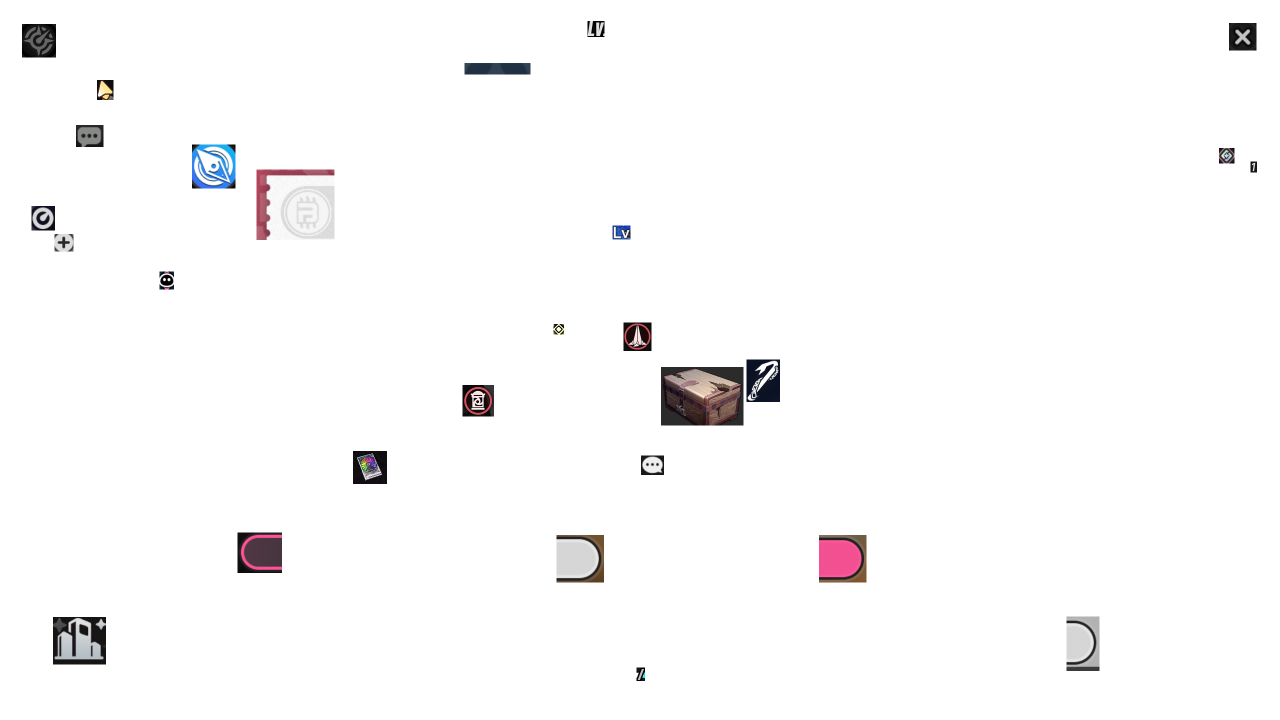
#> input picture assets/images/0.png, 2560 x 1440 px (shown at 1/2 size)
$ python -i current_char_detector.py   (imports and definitions only)
#> lines starting #> are read from the running program, lines starting #| are printed output that depends on the picture; after the words box and inside, x2 and y2 are one past the last pixel; in counts of white or black regions, pixels touching at a corner belong together
#> further down, picture is the input picture: shape (1440, 2560, 3); mean B, G, R 250.2, 249.9, 250.4
from dataclasses import dataclass
from typing import Sequence

import cv2
import numpy as np


@dataclass
class CurrentCharDetection:
    index: int
    score: float
    scores: list[float]
    accepted: bool
    strong: bool
    reason: str
    active_scores: list[float]


@dataclass(frozen=True)
class CurrentCharConfig:
    reject_score: float = 0.75
    accept_score: float = 0.45
    active_marker_score: float = 0.035
    active_marker_margin: float = 0.008
    active_marker_single_score: float = 0.10
    active_marker_shape_weight: float = 0.08
    sticky_seconds: float = 0.8


DEFAULT_CURRENT_CHAR_CONFIG = CurrentCharConfig()


# [103 lines left out: functions normalize_char_count, build_current_char_scores, detect_current_char, rank_current_char_activation_scores, current_char_shape_template, not called in this run]


def current_char_active_mask(
    image: np.ndarray,
) -> tuple[np.ndarray | None, np.ndarray | None, np.ndarray | None]:
    if image.size == 0:
        return None, None, None

    hsv = cv2.cvtColor(image, cv2.COLOR_BGR2HSV)
#> hsv: shape (1440, 2560, 3); mean H, S, V 2.8, 2.1, 250.7
    lab = cv2.cvtColor(image, cv2.COLOR_BGR2Lab).astype(np.int16)
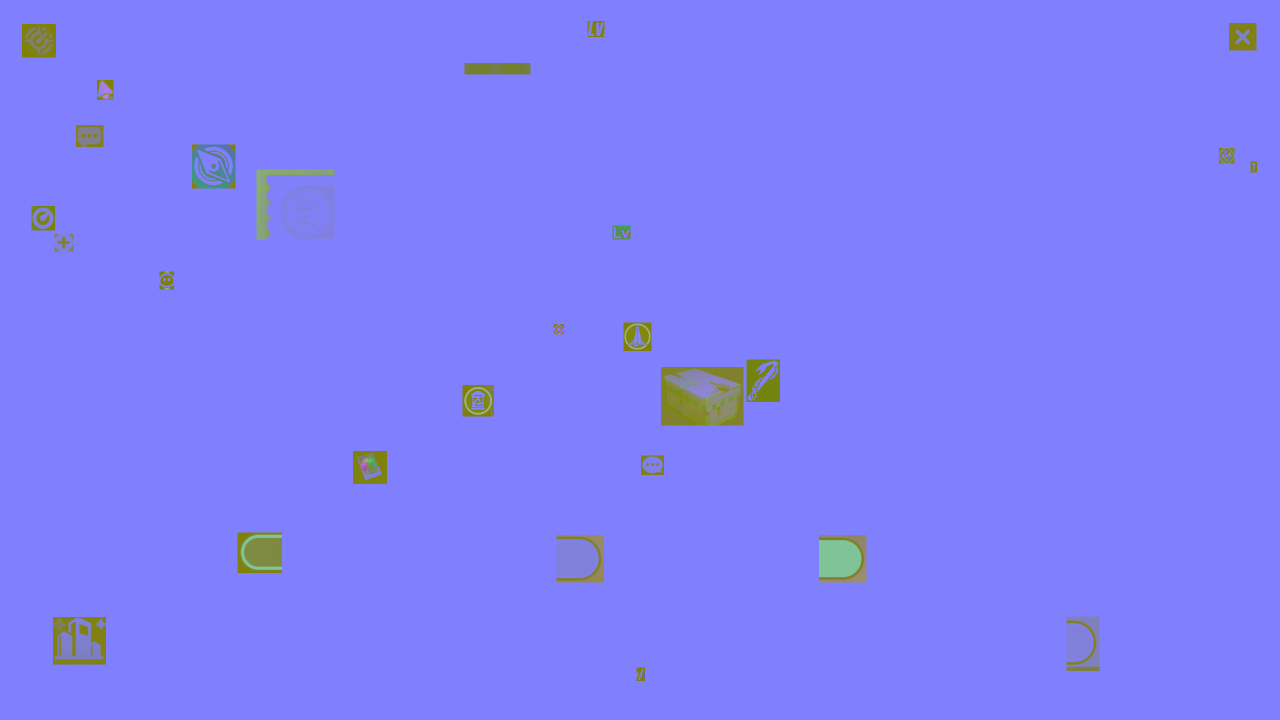
#> lab: shape (1440, 2560, 3) int16 (shown at 1/2 size); mean B, G, R 250.2, 128.3, 128
    chroma = np.sqrt((lab[:, :, 1] - 128) ** 2 + (lab[:, :, 2] - 128) ** 2)
    height, width = image.shape[:2]
#> height = 1440; width = 2560
    y_grid, x_grid = np.mgrid[:height, :width]
    roi = (
        (x_grid >= width * 0.15)
        & (x_grid <= width * 0.90)
        & (y_grid >= height * 0.15)
        & (y_grid <= height * 0.95)
    )
    hue = hsv[:, :, 0]
    active_hue = ((hue >= 18) & (hue <= 45)) | ((hue >= 148) & (hue <= 179))
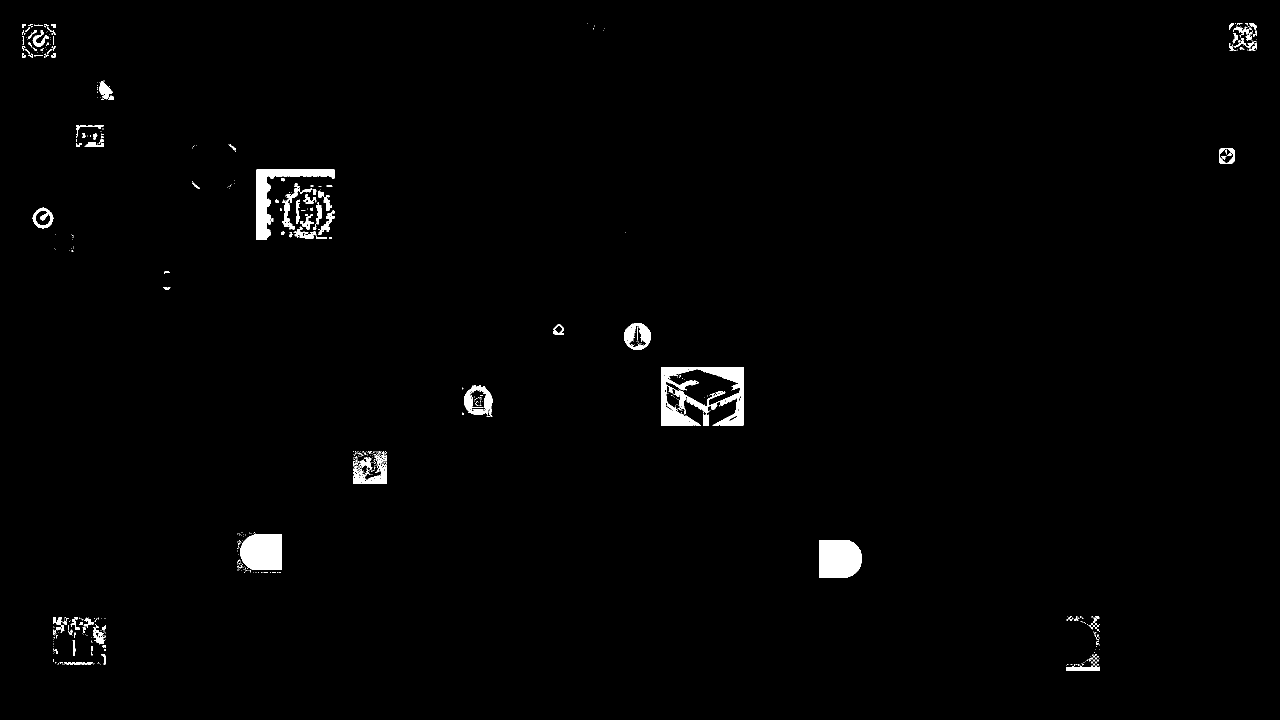
#> active_hue: shape (1440, 2560) bool (shown at 1/2 size); 1.2% white; 580 white regions (481 under 20 px), largest, box (x1, y1, x2, y2) and area: (1322, 734, 1487, 851) 9282, (1638, 1080, 1723, 1155) 5871, (481, 1069, 564, 1140) 5395
    active_mask = roi & active_hue & (hsv[:, :, 1] >= 55) & (hsv[:, :, 2] >= 65) & (chroma >= 20)
#> active_mask: shape (1440, 2560) bool; 0.38% white; 66 white regions (53 under 20 px), largest, box (x1, y1, x2, y2) and area: (1638, 1080, 1723, 1155) 5809, (513, 339, 669, 480) 4638, (481, 1069, 564, 1140) 1413
    if not np.any(active_mask):
        return active_mask, roi, None

    saturation = hsv[:, :, 1].astype(np.float32) / 255
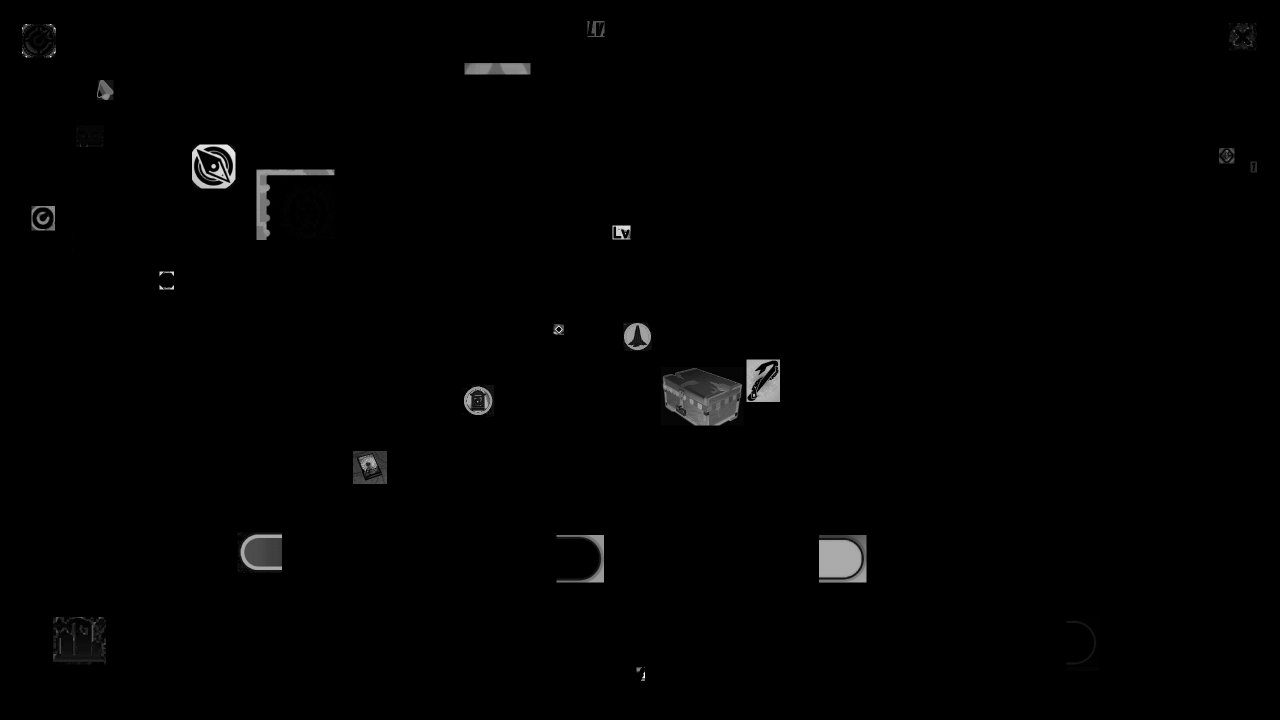
#> saturation: shape (1440, 2560) float32 (shown at 1/2 size); min 0, max 1, mean 0.00804
    value = hsv[:, :, 2].astype(np.float32) / 255
    color_strength = np.minimum(chroma.astype(np.float32), 90) / 90
    y_weight = np.where(y_grid >= height * 0.42, 1.35, 0.75)
    x_weight = np.where(
        (x_grid >= width * 0.18) & (x_grid <= width * 0.78),
        1.2,
        0.8,
    )
    weighted = saturation * value * color_strength * y_weight * x_weight
    return active_mask, roi, weighted


def current_char_activation_score(
    image: np.ndarray,
    template_mask: np.ndarray | None = None,
    config: CurrentCharConfig = DEFAULT_CURRENT_CHAR_CONFIG,
) -> float:
    active_mask, roi, weighted = current_char_active_mask(image)
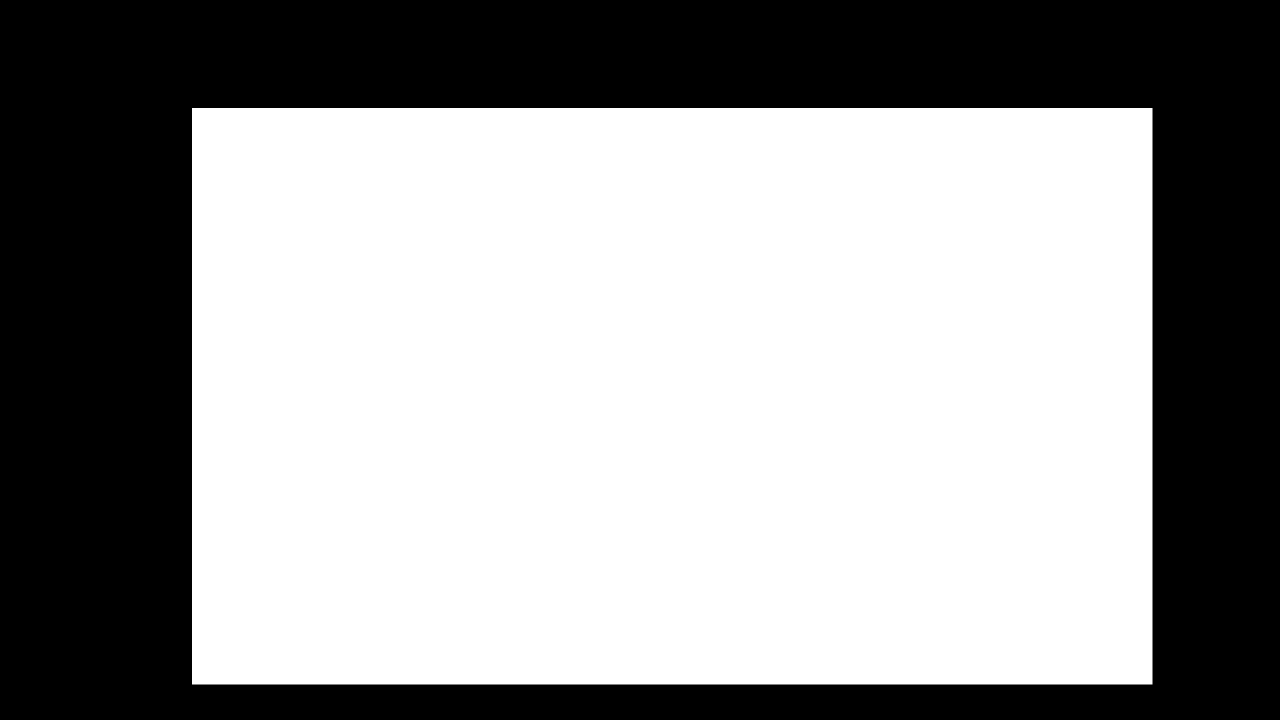
#> roi: shape (1440, 2560) bool (shown at 1/2 size); 60.1% white; 1 black region, box (x1, y1, x2, y2) and area: (0, 0, 2560, 1440) 1471487
    if active_mask is None or roi is None or weighted is None:
        return 0.0

    color_score = float(weighted[active_mask].sum() / max(1, int(np.count_nonzero(roi))))
#> color_score = 0.00294
    shape_score = current_char_shape_score(active_mask, template_mask)
#> shape_score = 0
    return color_score + shape_score * config.active_marker_shape_weight


def current_char_shape_score(
    active_mask: np.ndarray,
    template_mask: np.ndarray | None,
) -> float:
    if template_mask is None or active_mask is None or not np.any(active_mask):
        return 0.0

    candidate = active_mask.astype(np.float32)
    template = template_mask.astype(np.float32)
    candidate_height, candidate_width = candidate.shape[:2]
    template_height, template_width = template.shape[:2]
    if template_height > candidate_height or template_width > candidate_width:
        scale = min(candidate_height / template_height, candidate_width / template_width)
        template_width = max(1, int(template_width * scale))
        template_height = max(1, int(template_height * scale))
        template = cv2.resize(
            template,
            (template_width, template_height),
            interpolation=cv2.INTER_AREA,
        )

    result = cv2.matchTemplate(candidate, template, cv2.TM_CCORR_NORMED)
    _, max_val, _, _ = cv2.minMaxLoc(result)
    if np.isnan(max_val):
        return 0.0
    return float(max_val)

>>> import cv2
>>> picture = cv2.imread('../../assets/images/0.png')
>>> result = current_char_activation_score(picture)
#> result = 0.00294

$ run again, on assets/images/11.png
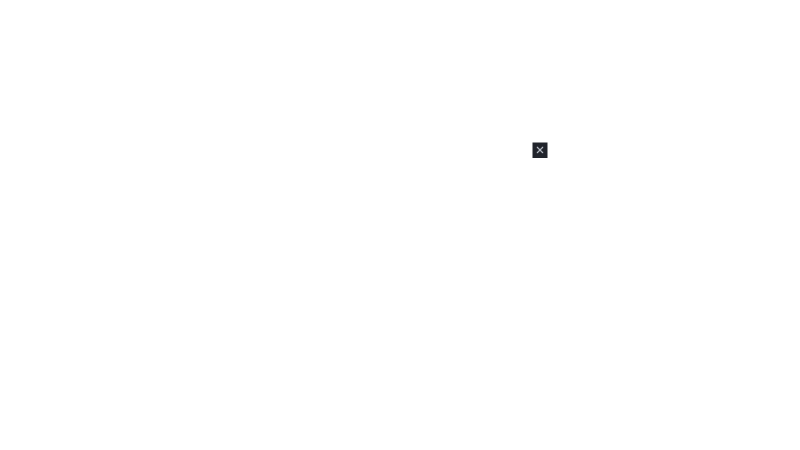
#> input picture assets/images/11.png, 1600 x 900 px (shown at 1/2 size)
#> picture is the input picture: shape (900, 1600, 3); mean B, G, R 254.9, 254.9, 254.9
#> hsv: shape (900, 1600, 3); mean H, S, V 0.1, 0, 254.9
#> in current_char_active_mask, `chroma = np.sqrt((lab[:, :, 1] - 128) ** 2 + (lab[:, :, 2] - 128) ** 2)`:
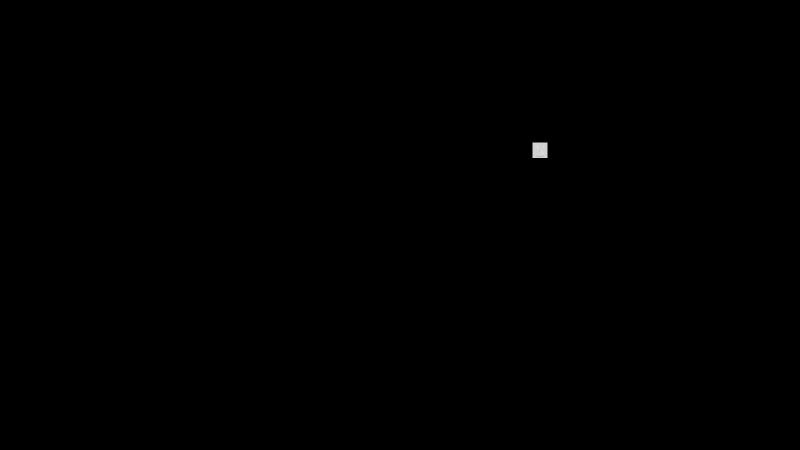
#> chroma: shape (900, 1600) float32 (shown at 1/2 size); min 0, max 6.08, mean 0.00322; drawn with min black and max white
#> active_hue: shape (900, 1600) bool; every value is 0
#> in current_char_activation_score, `active_mask, roi, weighted = current_char_active_mask(image)`:
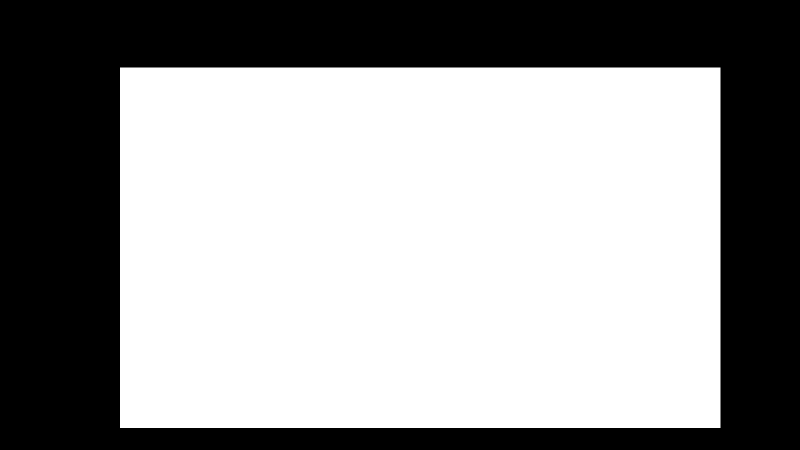
#> roi: shape (900, 1600) bool (shown at 1/2 size); 60.1% white; 1 black region, box (x1, y1, x2, y2) and area: (0, 0, 1600, 900) 574079
#> result = 0
